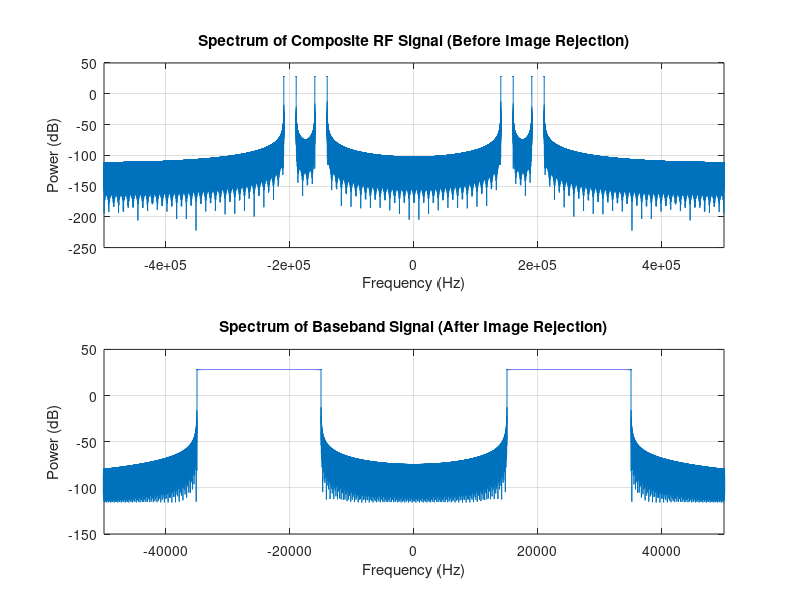

This chart was generated by the following MATLAB code:
% Edited by A. Behfarnia, 11/2024
%  Hartley Image Rejection Receiver

% ================
% Parameters
% ================
fs = 1e6;                             % Sampling frequency (1 MHz)
T = 1;                                  % Signal duration (1 second)
t = (0:1/fs:T-1/fs);                    % Time vector

% ================
% Signal Parameters
% ================
fc = 200e3;                            % Desired signal center frequency (200 kHz)
f_im = 150e3;                          % Image signal center frequency (150 kHz)
f_LO = 175e3;                          % LO frequency (175 kHz)
BW = 20e3;                              % Signal bandwidth (20 kHz)

% ================
% Generate Desired and Image Signals
% ================
desired_signal = cos(2*pi*fc*t) .* sinc(BW*(t-0.5));  % Desired RF signal with BW
image_signal = cos(2*pi*f_im*t) .* sinc(BW*(t-0.5));  % Image RF signal with BW
RF_signal = desired_signal + image_signal;           % Composite RF signal

% ================
% LO Signals for Quadrature Mixing
% ================
LO_I = cos(2*pi*f_LO*t);      % In-phase LO signal
LO_Q = sin(2*pi*f_LO*t);      % Quadrature LO signal

% ================
% Mix RF signal with LO
% ================
I_signal = RF_signal .* LO_I;  % In-phase component
Q_signal = RF_signal .* LO_Q;  % Quadrature component

% ================
% Apply a 90° Phase Shift to the Q Path
% ================
Q_shifted = imag(hilbert(Q_signal));  % Ideal 90-degree phase shift

% ================
%
% ================

% ================
% Combine I and Q for Image Rejection (Hartley combination)
% ================
combined_signal_1 = I_signal + Q_shifted;  % Desired signal (constructive)
combined_signal_2 = I_signal - Q_shifted;  % Image signal (destructive)

% ================
% Choose the signal that represents the desired signal after rejection
% ================
baseband_signal = combined_signal_1;  % Select the signal after image rejection

% ================
% Frequency Analysis using FFT
% ================
nfft = 2^nextpow2(length(t));
f = linspace(-fs/2, fs/2, nfft);

% ================
% FFT of Signals
% ================
RF_spectrum = fftshift(abs(fft(RF_signal, nfft)));                       % RF signal spectrum
Baseband_spectrum = fftshift(abs(fft(baseband_signal, nfft))); % Baseband spectrum

% ================
% Plots
% ================
figure;

% Before Image Rejection
subplot(2,1,1);
plot(f, 20*log10(RF_spectrum));
title('Spectrum of Composite RF Signal (Before Image Rejection)');
xlabel('Frequency (Hz)'); ylabel('Power (dB)');
grid on;
xlim([-fs/2 fs/2]);

% After Image Rejection
subplot(2,1,2);
plot(f, 20*log10(Baseband_spectrum));
title('Spectrum of Baseband Signal (After Image Rejection)');
xlabel('Frequency (Hz)'); ylabel('Power (dB)');
grid on;
xlim([-50e3 50e3]); % Zoomed around baseband frequencies
